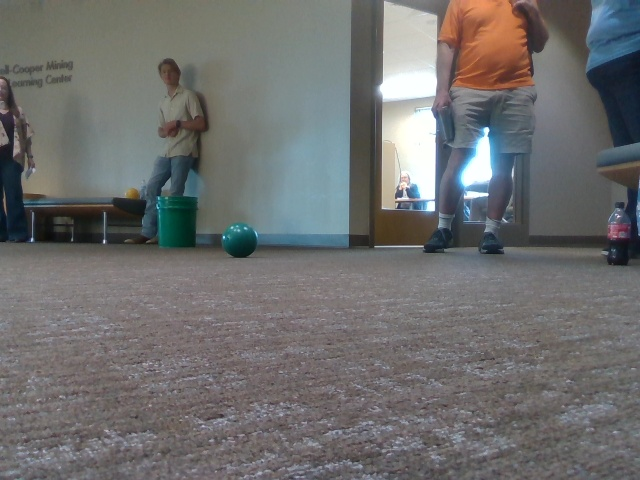
#> input picture ARU_afall25.py/WD_HUD/HRWD/captured_images/intel_cam_0001.jpg, 640 x 480 px, given in place of the camera
$ python CV_test_one.py
#> lines starting #> are read from the running program, lines starting #| are printed output that depends on the picture; after the words box and inside, x2 and y2 are one past the last pixel; in counts of white or black regions, pixels touching at a corner belong together
# This program is designed to align a camera with a blue object.
# The primary use of this program is to adjust the parameters for detecting the correct shade of blue (or any other color)
# by modifying the HSV (Hue, Saturation, Value) range.
# Additionally, it allows you to determine the optimal width of the object,
# which is useful when using the static "avoid" function to track or avoid obstacles.


import cv2
import numpy as np
import serial

ser = serial.Serial('/dev/ttyTHS0', 9600)

def nothing(x):
    pass

cv2.namedWindow('Trackbars')
cv2.moveWindow('Trackbars', 1320, 0)
cv2.createTrackbar('hueLower', 'Trackbars', 82, 179, nothing)
cv2.createTrackbar('hueUpper', 'Trackbars', 179, 179, nothing)
cv2.createTrackbar('hue2Lower', 'Trackbars', 82, 179, nothing)
cv2.createTrackbar('hue2Upper', 'Trackbars', 179, 179, nothing)
cv2.createTrackbar('satLow', 'Trackbars', 146, 255, nothing)
cv2.createTrackbar('satHigh', 'Trackbars', 255, 255, nothing)
cv2.createTrackbar('valLow', 'Trackbars', 64, 255, nothing)
cv2.createTrackbar('valHigh', 'Trackbars', 255, 255, nothing)

dispW = 640
dispH = 480
flip = 2


cam = cv2.VideoCapture(0)
width = cam.get(cv2.CAP_PROP_FRAME_WIDTH)
height = cam.get(cv2.CAP_PROP_FRAME_HEIGHT)
print('width:', width, 'height:', height)

pan = 0

while True:
    ret, frame = cam.read()
#> frame is the input picture: shape (480, 640, 3); mean B, G, R 110.1, 110.4, 110.3
    if not ret:
        print("Failed to capture image")
        break

    hsv = cv2.cvtColor(frame, cv2.COLOR_BGR2HSV)
#> hsv: shape (480, 640, 3); mean H, S, V 77.6, 32.2, 117.2

    hueLow = cv2.getTrackbarPos('hueLower', 'Trackbars')
    hueUp = cv2.getTrackbarPos('hueUpper', 'Trackbars')
    hue2Low = cv2.getTrackbarPos('hue2Lower', 'Trackbars')
    hue2Up = cv2.getTrackbarPos('hue2Upper', 'Trackbars')
    Ls = cv2.getTrackbarPos('satLow', 'Trackbars')
    Us = cv2.getTrackbarPos('satHigh', 'Trackbars')
    Lv = cv2.getTrackbarPos('valLow', 'Trackbars')
    Uv = cv2.getTrackbarPos('valHigh', 'Trackbars')

    l_b = np.array([hueLow, Ls, Lv])
    u_b = np.array([hueUp, Us, Uv])
    l_b2 = np.array([hue2Low, Ls, Lv])
    u_b2 = np.array([hue2Up, Us, Uv])

    FGmask = cv2.inRange(hsv, l_b, u_b)
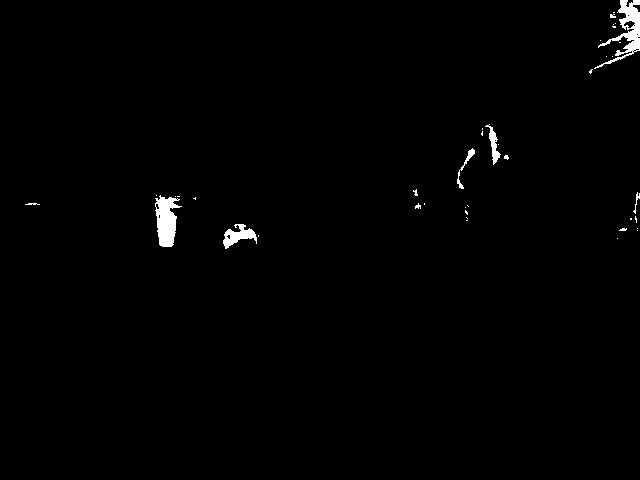
#> FGmask: shape (480, 640); 0.91% white; 40 white regions (32 under 20 px)
    FGmask2 = cv2.inRange(hsv, l_b2, u_b2)
    FGmaskComp = cv2.add(FGmask, FGmask2)

    cv2.imshow('FGmaskComp', FGmaskComp)  # Display the combined mask
    cv2.moveWindow('FGmaskComp', 0, 530)  # Position the mask window

    contours, _ = cv2.findContours(FGmaskComp, cv2.RETR_EXTERNAL, cv2.CHAIN_APPROX_SIMPLE)
#> contours = 40 contours, 35 with area under 20; largest, box (x1, y1, x2, y2) and area: (594, 0, 640, 69) 808, (155, 195, 182, 247) 806, (223, 224, 257, 249) 352, (485, 124, 501, 165) 173, (457, 148, 475, 189) 86

    # If contours are found, process them
    if contours:
        for contour in contours:
            if cv2.contourArea(contour) > 1000:  # Filter out small contours
                x, y, w, h = cv2.boundingRect(contour)
                x, y, w, h = int(x), int(y), int(w), int(h)  # Ensure integer values for rectangle
                cv2.rectangle(frame, (x, y), (x + w, y + h), (255, 0, 0), 3)  # Draw rectangle around object
                objX = x + w / 2  # Calculate object's center X-coordinate
                errorPan = objX - width / 2  # Calculate error in pan
                print(f'Width of object: {w}')  # Print error value for debugging
                #print(f'ErrorPan: {errorPan}')  # Print error value for debugging
                if abs(errorPan) > 40:  # If the error is significant
                    pan = pan - errorPan / 100  # Adjust pan value
                    ser.write(f"{pan}\n".encode())  # Send pan value via UART
                    #print(f"Sent: {pan}")  # Print the sent pan value
                break  # Process only the first large contour
#> this loop made 40 passes
#> contour on passes 1, 2, 3, 4, 7, 8, 9, 11, 12, 13, 14, 18: [[617, 238]], [[258, 235], [258, 236]], [[637, 230]], [[637, 228]], [[466, 220], [467, 220]], [[630, 218], [630, 219], [631, 219], [631, 218]], [[466, 217], [467, 218]], [[465, 210], [465, 212], [467, 214], [467, 212]], [[465, 207]], [[467, 205], [468, 206]], [[424, 203], [424, 204]], [[177, 196], [179, 196]]
#> after the loop, pan = 0

    cv2.imshow('nanoCam', frame)  # Display the frame with detected object
    cv2.moveWindow('nanoCam', 0, 0)  # Position the video feed window

    if cv2.waitKey(1) == ord('q'):  # Exit loop if 'q' is pressed
#> (key q is pressed here)
        break

# Release the camera and close all OpenCV windows
cam.release()
cv2.destroyAllWindows()
ser.close()  # Close the serial port

$ run again, on ARU_afall25.py/WD_HUD/HRWD/captured_images/intel_cam_0011.jpg
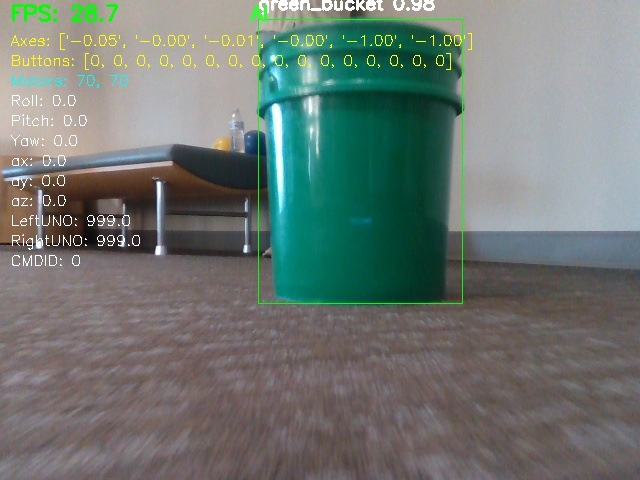
#> input picture ARU_afall25.py/WD_HUD/HRWD/captured_images/intel_cam_0011.jpg, 640 x 480 px, given in place of the camera
#> frame is the input picture: shape (480, 640, 3); mean B, G, R 114.9, 120.4, 110.6
#> hsv: shape (480, 640, 3); mean H, S, V 68.8, 62.5, 128.1
#> `FGmask = cv2.inRange(hsv, l_b, u_b)`:
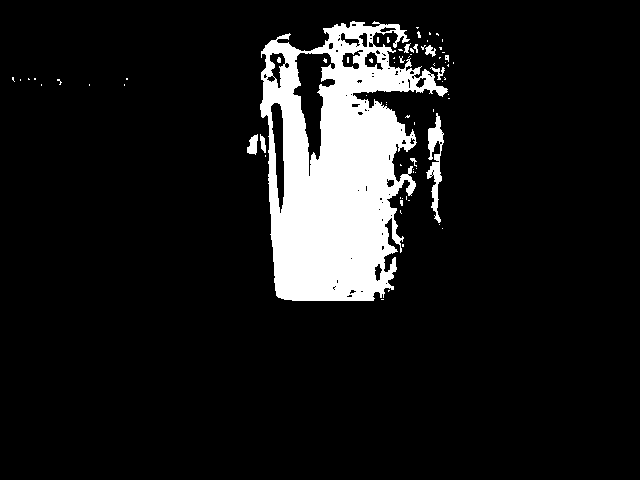
#> FGmask: shape (480, 640); 10.2% white; 73 white regions (62 under 20 px)
#> contours = 69 contours, 62 with area under 20; largest, box (x1, y1, x2, y2) and area: (260, 21, 448, 301) 33418, (426, 113, 444, 223) 670, (247, 134, 258, 155) 127, (425, 45, 436, 57) 53, (260, 134, 266, 153) 51, (430, 67, 445, 80) 42, (404, 43, 411, 53) 24
#> the loop `for contour in contours:` made 69 passes
#> (x, y, w, h, objX, errorPan) on pass 69: (260, 21, 188, 280, 354, 34)
#> (printed output is left out)
#> after the loop `for contour in contours:`:
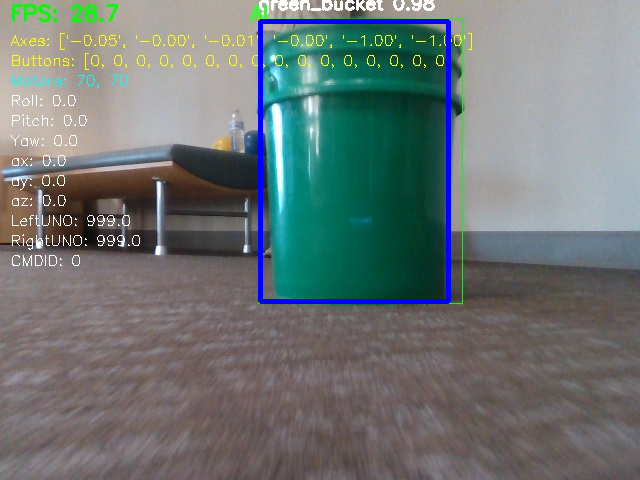
#> frame: shape (480, 640, 3); 1.52% of pixels changed, all inside (x1, y1, x2, y2) = (258, 19, 451, 304)
#> after the loop `for contour in contours:`: pan = 0

$ run again, on ARU_afall25.py/WD_HUD/HRWD/captured_images/intel_cam_0023.jpg
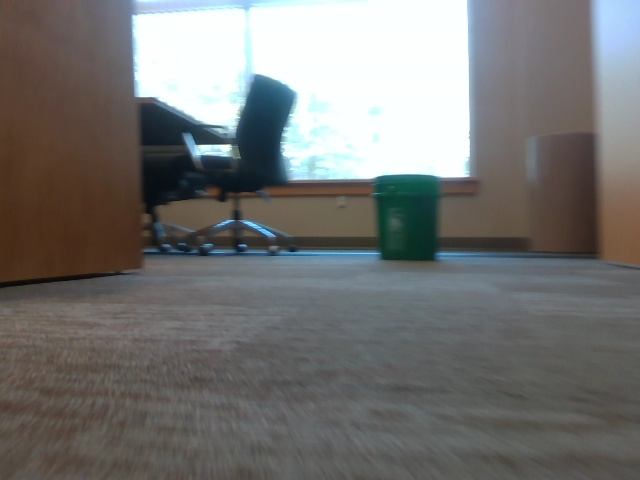
#> input picture ARU_afall25.py/WD_HUD/HRWD/captured_images/intel_cam_0023.jpg, 640 x 480 px, given in place of the camera
#> frame is the input picture: shape (480, 640, 3); mean B, G, R 114.8, 116.3, 116.4
#> hsv: shape (480, 640, 3); mean H, S, V 58.2, 42.1, 123.8
#> `FGmask = cv2.inRange(hsv, l_b, u_b)`:
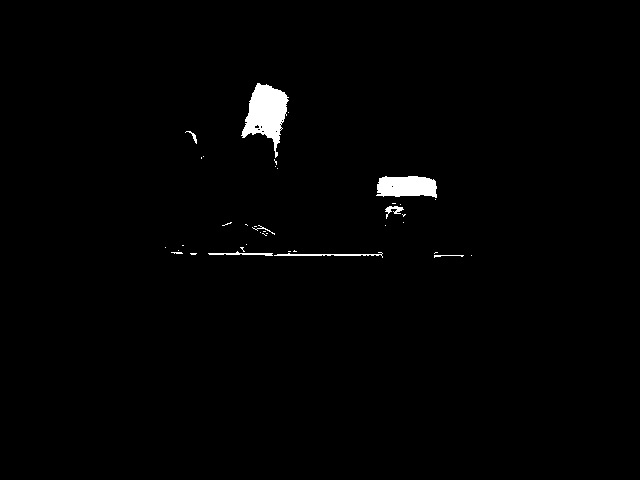
#> FGmask: shape (480, 640); 1.2% white; 38 white regions (30 under 20 px)
#> contours = 38 contours, 32 with area under 20; largest, box (x1, y1, x2, y2) and area: (241, 83, 289, 158) 1755, (376, 176, 437, 198) 1028, (274, 252, 383, 258) 92, (208, 251, 273, 256) 70, (385, 206, 404, 219) 62, (185, 131, 197, 144) 21
#> the loop `for contour in contours:` made 30 passes
#> (x, y, w, h, objX, errorPan, pan) on pass 30: (376, 176, 61, 22, 406.5, 86.5, -0.865)
#> (printed output is left out)
#> after the loop `for contour in contours:`:
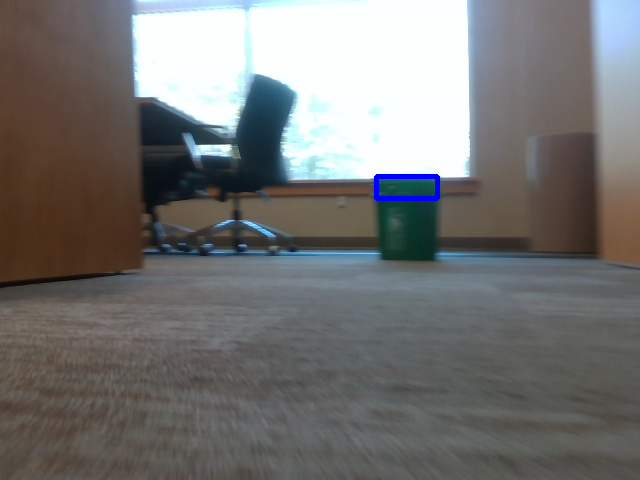
#> frame: shape (480, 640, 3); 0.27% of pixels changed, all inside (x1, y1, x2, y2) = (374, 174, 440, 201)
#> after the loop `for contour in contours:`: pan = -0.865

$ run again, on ARU_afall25.py/WD_HUD/HRWD/captured_images/intel_cam_0027.jpg
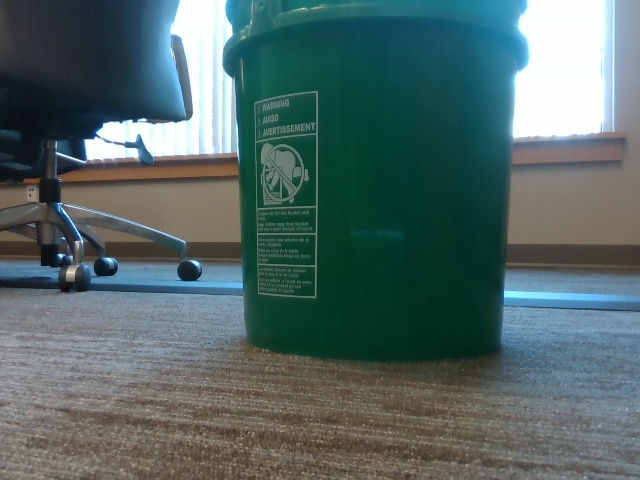
#> input picture ARU_afall25.py/WD_HUD/HRWD/captured_images/intel_cam_0027.jpg, 640 x 480 px, given in place of the camera
#> frame is the input picture: shape (480, 640, 3); mean B, G, R 102.7, 103.4, 82.6
#> hsv: shape (480, 640, 3); mean H, S, V 71.9, 104.1, 112.1
#> `FGmask = cv2.inRange(hsv, l_b, u_b)`:
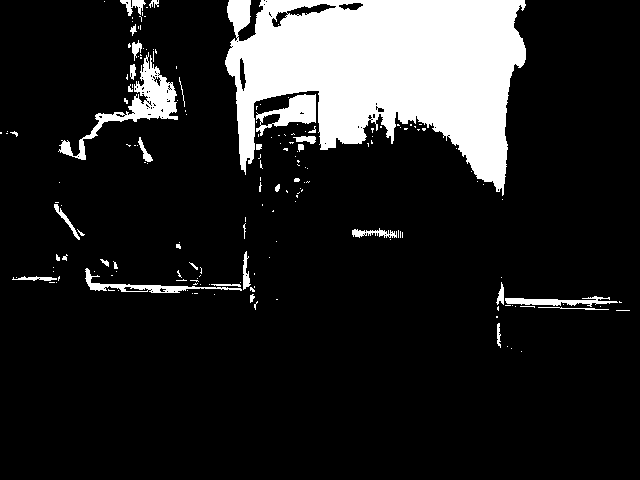
#> FGmask: shape (480, 640); 14.3% white; 178 white regions (142 under 20 px)
#> contours = 177 contours, 154 with area under 20; largest, box (x1, y1, x2, y2) and area: (225, 0, 526, 196) 36556, (58, 52, 178, 160) 2226, (256, 94, 316, 136) 1154, (85, 268, 242, 293) 642, (505, 296, 618, 307) 434
#> the loop `for contour in contours:` made 147 passes
#> (x, y, w, h, objX, errorPan) on pass 147: (256, 94, 60, 42, 286, -34)
#> (printed output is left out)
#> after the loop `for contour in contours:`:
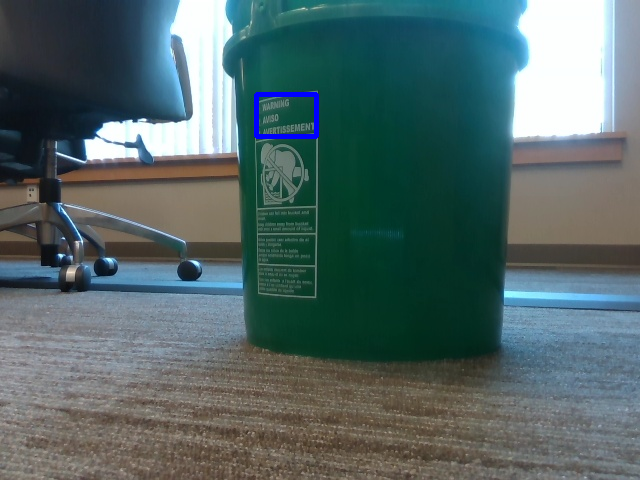
#> frame: shape (480, 640, 3); 0.33% of pixels changed, all inside (x1, y1, x2, y2) = (254, 92, 319, 139)
#> after the loop `for contour in contours:`: pan = 0
